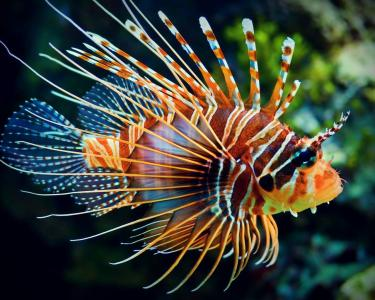
#> input picture datas/images/fish.jpg, 375 x 300 px
$ python brief.py
#> lines starting #> are read from the running program, lines starting #| are printed output that depends on the picture
# -*- coding: utf-8 -*-
"""
BRIEF算法图像特征检测
"""

import numpy as np
import cv2
from matplotlib import pyplot as plt
print(cv2.__version__)
img = cv2.imread('../../../datas/images/fish.jpg',0)
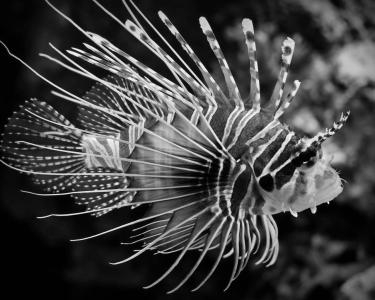
#> img: shape (300, 375); min 0, max 255, mean 65.5

# 初始化FAST检测器
star = cv2.xfeatures2d.StarDetector_create()
# 初始化BRIEF提取器
brief = cv2.xfeatures2d.BriefDescriptorExtractor_create()
# 查找特征点
kp = star.detect(img,None)
#> kp = 292 keypoints; strongest (x, y, size): (243, 167, 4), (297, 83, 4), (294, 214, 4), (273, 173, 4)
# 使用BRIEF算法计算特征描述
kp, des = brief.compute(img, kp)

print(brief.descriptorSize())
print(des.shape)
#| (292, 32)

cv2.imshow("DES",des)
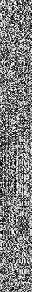
#> window 'DES': shape (292, 32); min 0, max 255, mean 126.1
cv2.waitKey()
